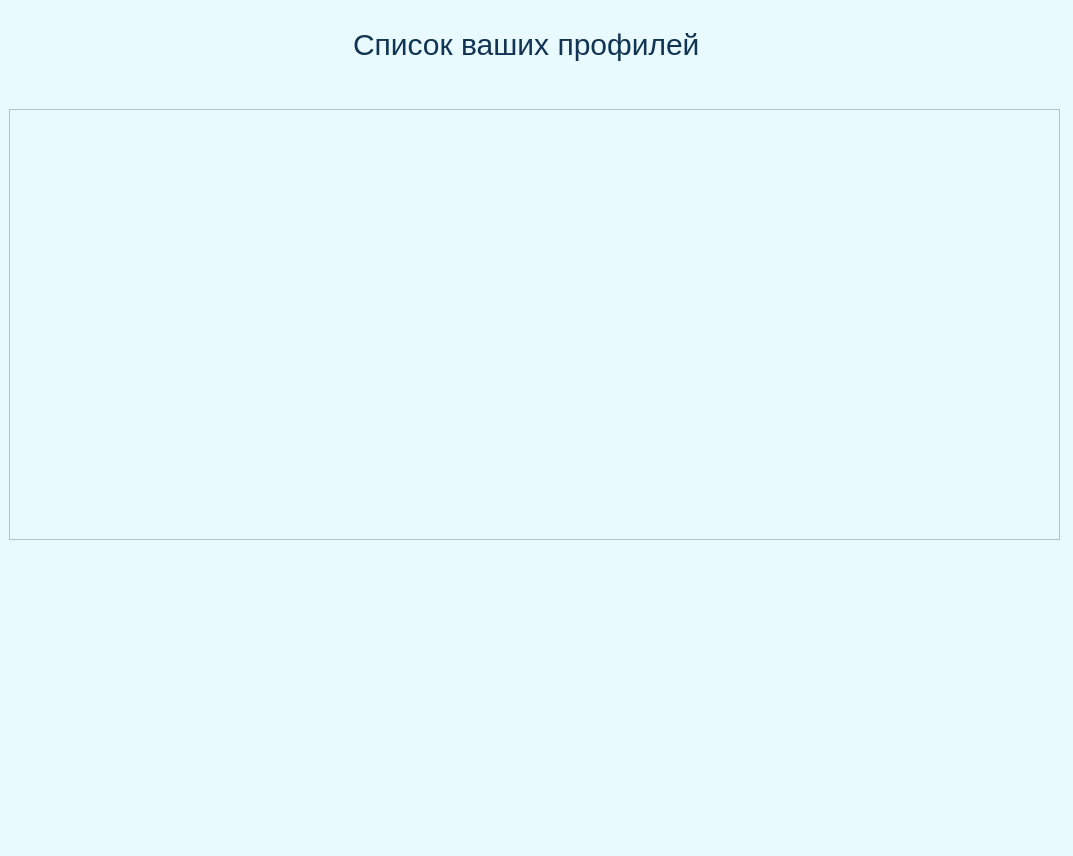
<?xml version="1.0" encoding="UTF-8"?>
<ui version="4.0">
 <class>Frame</class>
 <widget class="QFrame" name="Frame">
  <property name="geometry">
   <rect>
    <x>0</x>
    <y>0</y>
    <width>1073</width>
    <height>856</height>
   </rect>
  </property>
  <property name="windowTitle">
   <string>Frame</string>
  </property>
  <widget class="QWidget" name="widget" native="true">
   <property name="geometry">
    <rect>
     <x>-1</x>
     <y>-1</y>
     <width>1081</width>
     <height>861</height>
    </rect>
   </property>
   <property name="styleSheet">
    <string notr="true">background-color: #E8FAFE; text-align: center;</string>
   </property>
   <widget class="QListView" name="listView">
    <property name="geometry">
     <rect>
      <x>10</x>
      <y>110</y>
      <width>1051</width>
      <height>431</height>
     </rect>
    </property>
   </widget>
   <widget class="QLabel" name="label">
    <property name="geometry">
     <rect>
      <x>310</x>
      <y>20</y>
      <width>561</width>
      <height>51</height>
     </rect>
    </property>
    <property name="styleSheet">
     <string notr="true">font-size: 30px; color: #103452; margin-left: auto;</string>
    </property>
    <property name="text">
     <string>Список ваших профилей</string>
    </property>
   </widget>
  </widget>
 </widget>
 <resources/>
 <connections/>
</ui>
